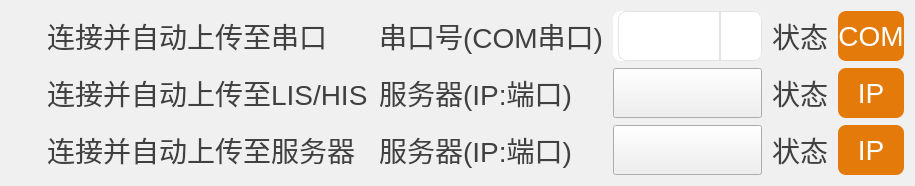
           <widget class="QFrame" name="mframe_Connect">
            <property name="styleSheet">
             <string notr="true">QFrame{
	border-radius:12px;
	background-color: rgb(240, 240, 240);
}</string>
            </property>
            <property name="frameShape">
             <enum>QFrame::StyledPanel</enum>
            </property>
            <property name="frameShadow">
             <enum>QFrame::Raised</enum>
            </property>
            <layout class="QGridLayout" name="gridLayout_3" columnstretch="3,0,9,0,2">
             <property name="horizontalSpacing">
              <number>10</number>
             </property>
             <property name="verticalSpacing">
              <number>7</number>
             </property>
             <item row="0" column="3">
              <widget class="QLabel" name="label_48">
               <property name="styleSheet">
                <string notr="true">QLabel
{
	color: rgb(64, 64, 64);
	font-size:28px;
}</string>
               </property>
               <property name="text">
                <string>状态</string>
               </property>
               <property name="alignment">
                <set>Qt::AlignRight|Qt::AlignTrailing|Qt::AlignVCenter</set>
               </property>
              </widget>
             </item>
             <item row="1" column="0">
              <widget class="QCheckBox" name="mCheck_Server_Socket">
               <property name="minimumSize">
                <size>
                 <width>0</width>
                 <height>50</height>
                </size>
               </property>
               <property name="styleSheet">
                <string notr="true">QCheckBox
{
background: transparent;
	color: rgb(64, 64, 64);
	font-size:28px;
}
QCheckBox::indicator{  
    width: 30px;  
    height: 30px;  
}  
  
QCheckBox::indicator:unchecked{  
    
	image: url(:/image/images/checkoff.png);
}  
  
QCheckBox::indicator:checked{  
    
	image: url(:/image/images/checkon.png);
}  
  
QCheckBox::indicator:checked:disabled{  
	image: url(:/image/images/checkoff.png);
}  </string>
               </property>
               <property name="text">
                <string>连接并自动上传至LIS/HIS</string>
               </property>
              </widget>
             </item>
             <item row="0" column="1">
              <widget class="QLabel" name="label_45">
               <property name="styleSheet">
                <string notr="true">QLabel
{
	color: rgb(64, 64, 64);
	font-size:28px;
}</string>
               </property>
               <property name="text">
                <string>串口号(COM串口)</string>
               </property>
               <property name="alignment">
                <set>Qt::AlignLeading|Qt::AlignLeft|Qt::AlignVCenter</set>
               </property>
              </widget>
             </item>
             <item row="0" column="4">
              <widget class="QLabel" name="mLab_HIS_COM">
               <property name="styleSheet">
                <string notr="true">QLabel
{
color: rgb(255, 255, 255);
	background-color: rgb(228,122,10);
	font-size:28px;
	border-radius:8px;
}</string>
               </property>
               <property name="text">
                <string>COM</string>
               </property>
               <property name="alignment">
                <set>Qt::AlignCenter</set>
               </property>
              </widget>
             </item>
             <item row="1" column="2">
              <widget class="QPushButton" name="mBtn_Server_Socket">
               <property name="sizePolicy">
                <sizepolicy hsizetype="Minimum" vsizetype="Minimum">
                 <horstretch>0</horstretch>
                 <verstretch>0</verstretch>
                </sizepolicy>
               </property>
               <property name="minimumSize">
                <size>
                 <width>0</width>
                 <height>0</height>
                </size>
               </property>
               <property name="maximumSize">
                <size>
                 <width>16777215</width>
                 <height>60</height>
                </size>
               </property>
               <property name="font">
                <font>
                 <pointsize>-1</pointsize>
                </font>
               </property>
               <property name="layoutDirection">
                <enum>Qt::LeftToRight</enum>
               </property>
               <property name="styleSheet">
                <string notr="true">QPushButton
{ 
	background-color:rgb(255,255,255);
	font-size:28px; 
	border-radius:8px;
	color:rgb(64,64,64);

	
}
QPushButton:hover
{
	font-size:28px;
	border-radius:8px; 
}

QPushButton:pressed{
	font-size:28px;
	border-radius:8px;
	border: 2px solid #404040;    
};</string>
               </property>
               <property name="text">
                <string/>
               </property>
               <property name="checkable">
                <bool>false</bool>
               </property>
              </widget>
             </item>
             <item row="0" column="0">
              <widget class="QCheckBox" name="mCheck_Server_Com">
               <property name="minimumSize">
                <size>
                 <width>0</width>
                 <height>50</height>
                </size>
               </property>
               <property name="styleSheet">
                <string notr="true">QCheckBox
{
background: transparent;
	color: rgb(64, 64, 64);
	font-size:28px;
}
QCheckBox::indicator{  
    width: 30px;  
    height: 30px;  
}  
  
QCheckBox::indicator:unchecked{  
    
	image: url(:/image/images/checkoff.png);
}  
  
QCheckBox::indicator:checked{  
    
	image: url(:/image/images/checkon.png);
}  
  
QCheckBox::indicator:checked:disabled{  
	image: url(:/image/images/checkoff.png);
}  </string>
               </property>
               <property name="text">
                <string>连接并自动上传至串口</string>
               </property>
              </widget>
             </item>
             <item row="1" column="4">
              <widget class="QLabel" name="mLab_HIS_TCP">
               <property name="styleSheet">
                <string notr="true">QLabel
{
color: rgb(255, 255, 255);
	background-color: rgb(228,122,10);
	font-size:28px;
	border-radius:8px;
}</string>
               </property>
               <property name="text">
                <string>IP</string>
               </property>
               <property name="alignment">
                <set>Qt::AlignCenter</set>
               </property>
              </widget>
             </item>
             <item row="1" column="3">
              <widget class="QLabel" name="label_49">
               <property name="styleSheet">
                <string notr="true">QLabel
{
	color: rgb(64, 64, 64);
	font-size:28px;
}</string>
               </property>
               <property name="text">
                <string>状态</string>
               </property>
               <property name="alignment">
                <set>Qt::AlignRight|Qt::AlignTrailing|Qt::AlignVCenter</set>
               </property>
              </widget>
             </item>
             <item row="1" column="1">
              <widget class="QLabel" name="label_47">
               <property name="styleSheet">
                <string notr="true">QLabel
{
	color: rgb(64, 64, 64);
	font-size:28px;
}</string>
               </property>
               <property name="text">
                <string>服务器(IP:端口)</string>
               </property>
               <property name="alignment">
                <set>Qt::AlignLeading|Qt::AlignLeft|Qt::AlignVCenter</set>
               </property>
              </widget>
             </item>
             <item row="2" column="0">
              <widget class="QCheckBox" name="mCheck_Server_PIMS">
               <property name="minimumSize">
                <size>
                 <width>0</width>
                 <height>50</height>
                </size>
               </property>
               <property name="styleSheet">
                <string notr="true">QCheckBox
{
background: transparent;
	color: rgb(64, 64, 64);
	font-size:28px;
}
QCheckBox::indicator{  
    width: 30px;  
    height: 30px;  
}  
  
QCheckBox::indicator:unchecked{  
    
	image: url(:/image/images/checkoff.png);
}  
  
QCheckBox::indicator:checked{  
    
	image: url(:/image/images/checkon.png);
}  
  
QCheckBox::indicator:checked:disabled{  
	image: url(:/image/images/checkoff.png);
}  </string>
               </property>
               <property name="text">
                <string>连接并自动上传至服务器</string>
               </property>
              </widget>
             </item>
             <item row="2" column="1">
              <widget class="QLabel" name="label_50">
               <property name="styleSheet">
                <string notr="true">QLabel
{
	color: rgb(64, 64, 64);
	font-size:28px;
}</string>
               </property>
               <property name="text">
                <string>服务器(IP:端口)</string>
               </property>
               <property name="alignment">
                <set>Qt::AlignLeading|Qt::AlignLeft|Qt::AlignVCenter</set>
               </property>
              </widget>
             </item>
             <item row="2" column="2">
              <widget class="QPushButton" name="mBtn_Server_PIMS">
               <property name="sizePolicy">
                <sizepolicy hsizetype="Minimum" vsizetype="Minimum">
                 <horstretch>0</horstretch>
                 <verstretch>0</verstretch>
                </sizepolicy>
               </property>
               <property name="minimumSize">
                <size>
                 <width>0</width>
                 <height>0</height>
                </size>
               </property>
               <property name="maximumSize">
                <size>
                 <width>16777215</width>
                 <height>60</height>
                </size>
               </property>
               <property name="font">
                <font>
                 <pointsize>-1</pointsize>
                </font>
               </property>
               <property name="layoutDirection">
                <enum>Qt::LeftToRight</enum>
               </property>
               <property name="styleSheet">
                <string notr="true">QPushButton
{ 
	background-color:rgb(255,255,255);
	font-size:28px; 
	border-radius:8px;
	color:rgb(64,64,64);

	
}
QPushButton:hover
{
	font-size:28px;
	border-radius:8px;
}

QPushButton:checked{
	font-size:28px;
	border-radius:8px;
	border: 2px solid #404040;    
};</string>
               </property>
               <property name="text">
                <string/>
               </property>
               <property name="checkable">
                <bool>true</bool>
               </property>
              </widget>
             </item>
             <item row="2" column="3">
              <widget class="QLabel" name="label_51">
               <property name="styleSheet">
                <string notr="true">QLabel
{
	color: rgb(64, 64, 64);
	font-size:28px;
}</string>
               </property>
               <property name="text">
                <string>状态</string>
               </property>
               <property name="alignment">
                <set>Qt::AlignRight|Qt::AlignTrailing|Qt::AlignVCenter</set>
               </property>
              </widget>
             </item>
             <item row="2" column="4">
              <widget class="QLabel" name="mLab_PIMS_TCP">
               <property name="styleSheet">
                <string notr="true">QLabel
{
color: rgb(255, 255, 255);
	background-color: rgb(228,122,10);
	font-size:28px;
	border-radius:8px;
}</string>
               </property>
               <property name="text">
                <string>IP</string>
               </property>
               <property name="alignment">
                <set>Qt::AlignCenter</set>
               </property>
              </widget>
             </item>
             <item row="0" column="2">
              <widget class="QFrame" name="frame_5">
               <property name="styleSheet">
                <string notr="true">QFrame{
	border-radius:8px;
	background-color: rgb(255, 255, 255);
}</string>
               </property>
               <property name="frameShape">
                <enum>QFrame::StyledPanel</enum>
               </property>
               <property name="frameShadow">
                <enum>QFrame::Raised</enum>
               </property>
               <layout class="QHBoxLayout" name="horizontalLayout_19">
                <property name="spacing">
                 <number>0</number>
                </property>
                <property name="leftMargin">
                 <number>5</number>
                </property>
                <property name="topMargin">
                 <number>0</number>
                </property>
                <property name="rightMargin">
                 <number>0</number>
                </property>
                <property name="bottomMargin">
                 <number>0</number>
                </property>
                <item>
                 <widget class="QComboBox" name="mCom_Server_Com">
                  <property name="maximumSize">
                   <size>
                    <width>16777215</width>
                    <height>60</height>
                   </size>
                  </property>
                  <property name="layoutDirection">
                   <enum>Qt::LeftToRight</enum>
                  </property>
                  <property name="styleSheet">
                   <string notr="true">
/*未下拉时，QComboBox 样式 背景黑色*/
QComboBox {
	border: 1px solid #e1e3e7;     
	border-radius:8px;
	background:#ffffff;
	color:rgb(64,64,64);
	font-size:28px;
}  

/*下拉后的整个下拉窗体样式 背景红色*/
QComboBox QAbstractItemView 
{
	background:#ffffff;
	color:rgb(64,64,64);
} 
 
/*下拉箭头区域样式*/
QComboBox::drop-down
{
width: 40px;
border-left: 2px solid #e1e3e7; 
}    

/*下拉箭头样式*/
QComboBox::down-arrow {
	image: url(:/image/images/arrow.png);
height:20px;
width:37px;
}     
QComboBox:editable {
	border: 0px solid #e1e3e7;     
	border-radius:8px;
	background:#ffffff;
	color:rgb(64,64,64);
	font-size:28px;
}</string>
                  </property>
                  <property name="editable">
                   <bool>false</bool>
                  </property>
                 </widget>
                </item>
               </layout>
              </widget>
             </item>
            </layout>
           </widget>
